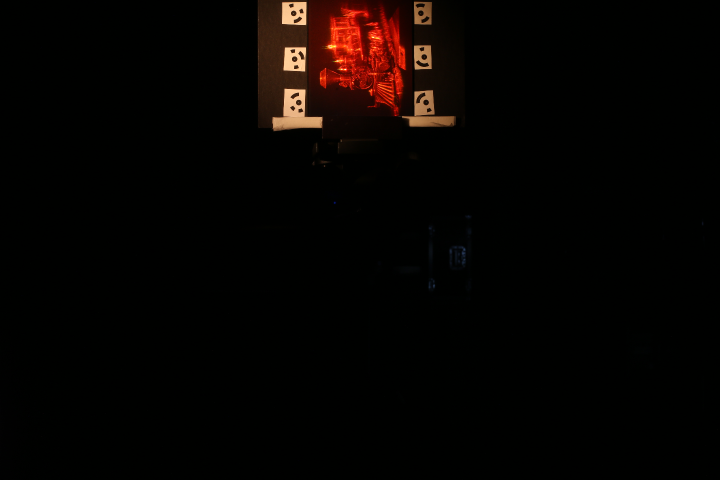
#> input picture quantitative_measures/example/downsampled.png, 1440 x 960 px, given in place of truth.png, which was not available (shown at 1/2 size)
$ jupyter execute --allow-errors interest_crop.ipynb   (shell and % lines are left out)
#> lines starting #> are read from the running program, lines starting #| are printed output that depends on the picture; pictures that were not available may be replaced by others from this repository, and a replacement may not be noted
[cell 1]
import cv2
import numpy as np
import matplotlib.pyplot as plt
from skimage import transform
from skimage.io import imread, imshow
import math

[cell 2]
# downsample
image = cv2.imread("./images/truth.png")
#> image is the input picture: shape (960, 1440, 3); mean B, G, R 1.6, 3.4, 6.8
ratio = 8
height = image.shape[0] // ratio
#> height = 120
width = image.shape[1] // ratio
#> width = 180
resized = cv2.resize(image, (width, height), interpolation=cv2.INTER_LINEAR) # bilinear interpolation
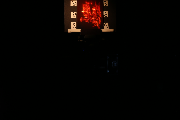
#> resized: shape (120, 180, 3); mean B, G, R 1.6, 3.6, 6.8

[cell 3]
circled = resized.copy()

maxRadius = int(1.1 * (width)) # hardcoded
#> maxRadius = 198
minRadius = int(0.9 * (width)) # hardcoded
#> minRadius = 162

gray = cv2.cvtColor(circled, cv2.COLOR_BGR2GRAY)
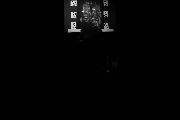
#> gray: shape (120, 180); min 0, max 231, mean 4.6
circles = cv2.HoughCircles(image=gray,
                           method=cv2.HOUGH_GRADIENT,
                           dp=1.2,
                           minDist=2*minRadius,
                           param1=50,
                           param2=50,
                           minRadius=minRadius,
                           maxRadius=maxRadius
                          )
#> circles = None

circled_resize = resized.copy()
if circles is not None:
    # convert the (x, y) coordinates and radius of the circles to integers
    circlesRound = np.round(circles[0, :]).astype("int")
    # loop over the (x, y) coordinates and radius of the circles
    for (x, y, r) in circlesRound:
        x //= ratio
        y //= ratio
        r //= ratio
        cv2.circle(circled_resize, (x, y), r, (0, 255, 0), 4)
        cv2.circle(circled_resize, (x, y), radius=1, color=(0, 0, 255), thickness=2)
        print(x, y)

    print("Detected Marker Centers:", len(circlesRound))
    # cv2.imwrite("./circle_detected.png", circled_resize)
    plt.imshow(circled_resize)
    plt.show()

[cell 4]
img_mapping = resized.copy()
origins = [[262, 98], [262, 285], [518, 285], [518, 98]]
for (x, y) in origins:
    cv2.circle(img_mapping, (x, y), radius=1, color=(0, 0, 255), thickness=2)
cv2.imwrite("./img_mapping.png", img_mapping)
#> Out = True

[cell 5]
rendered_img = cv2.imread("./images/lioncubs_row_nerfmm.png")
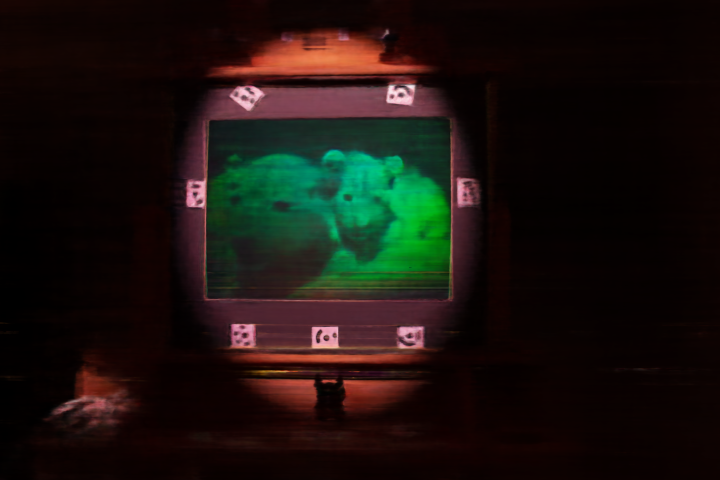
#> input picture quantitative_measures/images/lioncubs_row_nerfmm.png, 1440 x 960 px (shown at 1/2 size)
#> rendered_img is the input picture: shape (960, 1440, 3); mean B, G, R 14.1, 18.9, 25.3
ratio = 2
height = rendered_img.shape[0] // ratio
#> height = 480
width = rendered_img.shape[1] // ratio
#> width = 720
rendered_img = cv2.resize(rendered_img, (width, height), interpolation=cv2.INTER_LINEAR) # bilinear interpolation
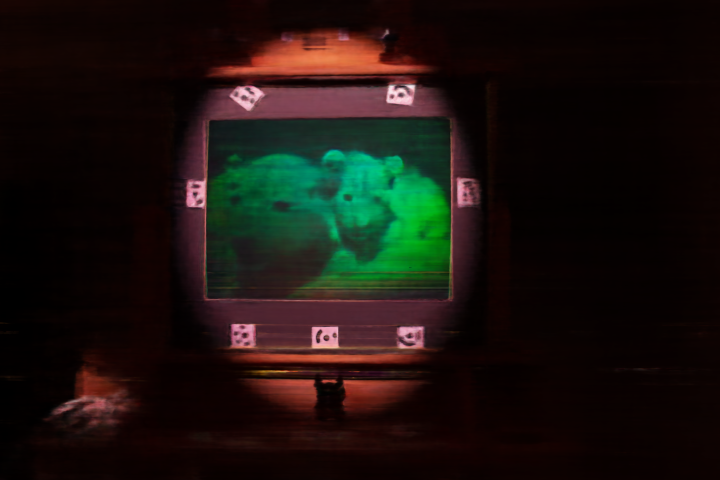
#> rendered_img: shape (480, 720, 3); mean B, G, R 14.2, 18.9, 25.4
manual = rendered_img.copy()

interest = [[205, 118], [205, 296], [450, 296], [450, 118]]
# for (x, y) in interest:
#     cv2.circle(manual, (x, y), radius=1, color=(0, 0, 255), thickness=2)
cv2.imwrite("./manual.png", manual)
plt.imshow(manual)
plt.show()

[cell 6]
# homography
# reference: https://learnopencv.com/homography-examples-using-opencv-python-c/
rendered_img = cv2.imread("./manual.png")
# [4 lines of commented-out code are left out]
manual = rendered_img.copy()
# image = cv2.imread("./example/downsampled.png")
# resized = image.copy()

points_of_interest = np.array(interest)
projection = np.array(origins)
h, status = cv2.findHomography(points_of_interest, projection)
#> h = [[1.04, 0, 47.8], [0, 1.05, -25.97], [0, 0, 1]]; status = [1, 1, 1, 1]
im_dst = cv2.warpPerspective(manual, h, (resized.shape[1], resized.shape[0]))
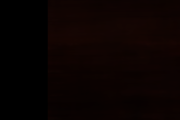
#> im_dst: shape (120, 180, 3); mean B, G, R 1.2, 2.3, 10.2
cv2.imwrite("./tf_img_warp.png", im_dst)

plt.figure(num=None, figsize=(8, 6), dpi=80)
fig, ax = plt.subplots(1,3, figsize=(15, 10), dpi = 80)
ax[0].set_title(f'Original', fontsize = 15)
ax[0].imshow(rendered_img)
ax[0].set_axis_off()
ax[1].set_title(f'Transformed', fontsize = 15)
ax[1].imshow(im_dst)
ax[1].set_axis_off()
ax[2].set_title(f'Ground Truth', fontsize = 15)
ax[2].imshow(resized)
ax[2].set_axis_off()
#> figure, not shown here; B, G, R data is drawn as R, G, B

[cell 7]
# crop inner-marker area
image = cv2.imread("./images/truth.png")
ratio = 8
height = image.shape[0] // ratio
#> height = 120
width = image.shape[1] // ratio
#> width = 180
resized = cv2.resize(image, (width, height), interpolation=cv2.INTER_LINEAR) # bilinear interpolation
registered = cv2.imread("./tf_img_warp.png")

# img crop reference: https://stackoverflow.com/a/54885575
# img[top_left_y:bot_right_y, top_left_x:bot_right_x]
# [[262, 98], [262, 285], [518, 285], [518, 98]]
truth_crop = resized[98 : 285 + 1, 262 : 518 + 1]
#> truth_crop = empty array
render_crop = registered[98 : 285 + 1, 262 : 518 + 1]
#> render_crop = empty array

f, ax = plt.subplots(1,2)
#> (the rest of this cell did not finish here and is left out)
